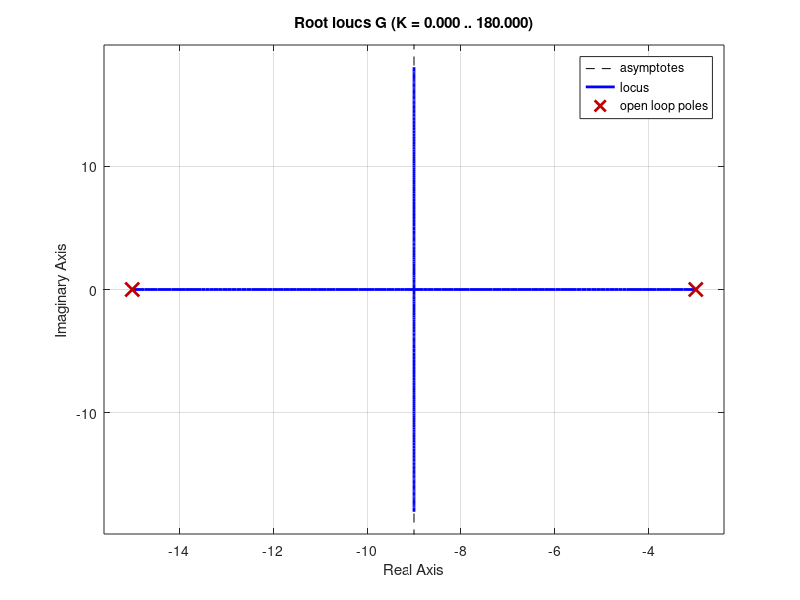
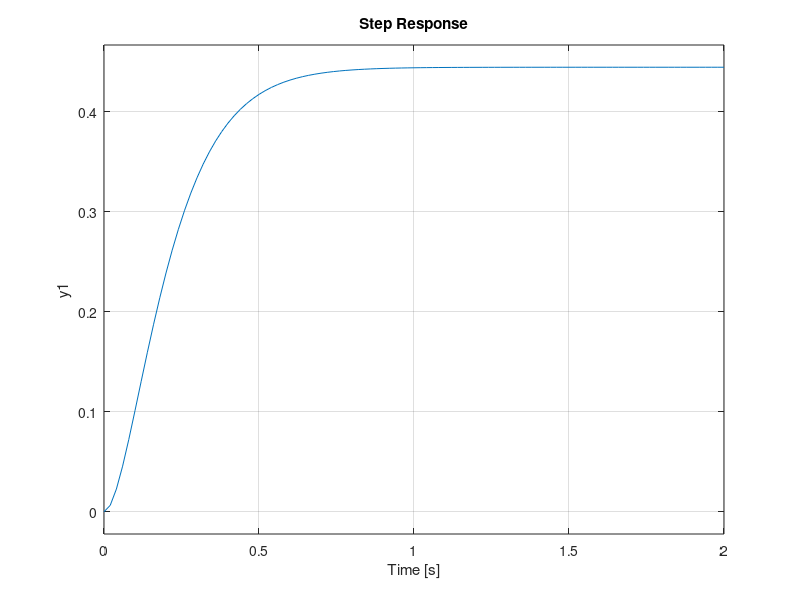

These figures' MATLAB source, in order:
# P2 - EJERCICIO 3: CONTROLADOR PROPORCIONAL P
clear all; close all; clc
pkg load control

s = tf('s');

# Requerimientos:
# - Respuesta Criticamente amortiguada
# - Raices reales e iguales
# - Sin sobrepasamiento -> Mp = 0

# A) FdT PLANTA:
G = 2 / ((s+15)*(s+3));
pole(G)

# B) L.R:
figure(1)
rlocus(G);

# C) SELECCIONO PUNTO DE DISEÑO:
s1 = -9;

# D) GANANCIA K: Aplico condicion de modulo |G(s)*H(s)| = 1/K
K1 = 1/abs(2 / ((s1+15)*(s1+3)))

# E) VALIDACION Y SIMULACION DE FdTLC:
FdTLC = feedback(K1*G, 1)
figure(2)
step(FdTLC, 2); grid on

# 1. Raíces Ec caracteristica deben valer s1
pole(FdTLC)
